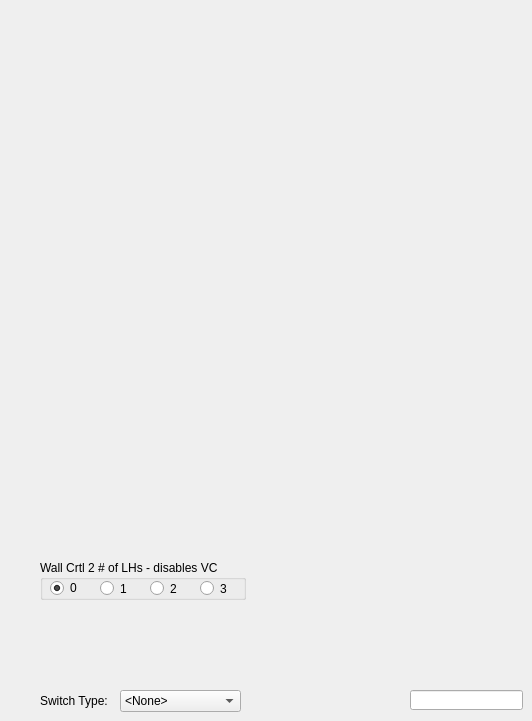
    <widget class="QWidget" name="tab">
     <attribute name="title">
      <string>Always Required</string>
     </attribute>
     <widget class="QGroupBox" name="groupBox_2">
      <property name="geometry">
       <rect>
        <x>40</x>
        <y>560</y>
        <width>206</width>
        <height>40</height>
       </rect>
      </property>
      <property name="title">
       <string>Wall Crtl 2 # of LHs - disables VC</string>
      </property>
      <widget class="QRadioButton" name="radioButton_5">
       <property name="geometry">
        <rect>
         <x>10</x>
         <y>18</y>
         <width>32</width>
         <height>20</height>
        </rect>
       </property>
       <property name="text">
        <string>0</string>
       </property>
       <property name="checked">
        <bool>true</bool>
       </property>
      </widget>
      <widget class="QRadioButton" name="radioButton_6">
       <property name="geometry">
        <rect>
         <x>60</x>
         <y>20</y>
         <width>30</width>
         <height>17</height>
        </rect>
       </property>
       <property name="text">
        <string>1</string>
       </property>
      </widget>
      <widget class="QRadioButton" name="radioButton_7">
       <property name="geometry">
        <rect>
         <x>110</x>
         <y>20</y>
         <width>30</width>
         <height>17</height>
        </rect>
       </property>
       <property name="text">
        <string>2</string>
       </property>
      </widget>
      <widget class="QRadioButton" name="radioButton_8">
       <property name="geometry">
        <rect>
         <x>160</x>
         <y>20</y>
         <width>30</width>
         <height>17</height>
        </rect>
       </property>
       <property name="text">
        <string>3</string>
       </property>
      </widget>
     </widget>
     <widget class="QLabel" name="SwitchLabel">
      <property name="geometry">
       <rect>
        <x>40</x>
        <y>690</y>
        <width>71</width>
        <height>21</height>
       </rect>
      </property>
      <property name="text">
       <string>Switch Type:</string>
      </property>
     </widget>
     <widget class="QComboBox" name="SwitchCombo">
      <property name="geometry">
       <rect>
        <x>120</x>
        <y>690</y>
        <width>121</width>
        <height>22</height>
       </rect>
      </property>
      <item>
       <property name="text">
        <string>&lt;None&gt;</string>
       </property>
      </item>
      <item>
       <property name="text">
        <string>IPS4000</string>
       </property>
      </item>
      <item>
       <property name="text">
        <string>Opticis</string>
       </property>
      </item>
      <item>
       <property name="text">
        <string>Ophit</string>
       </property>
      </item>
     </widget>
     <widget class="QLabel" name="IP_addr">
      <property name="geometry">
       <rect>
        <x>330</x>
        <y>690</y>
        <width>71</width>
        <height>16</height>
       </rect>
      </property>
      <property name="text">
       <string/>
      </property>
     </widget>
     <widget class="QLineEdit" name="SwitchIPAddr">
      <property name="geometry">
       <rect>
        <x>410</x>
        <y>690</y>
        <width>113</width>
        <height>20</height>
       </rect>
      </property>
     </widget>
    </widget>
